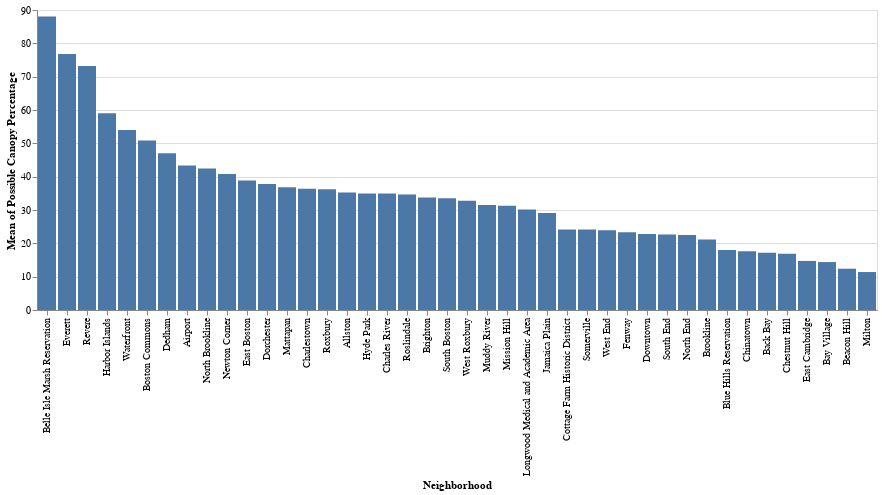

The notebook cell saved with this chart:
### Code cell
bar3

### Figure 1 — Vega-Lite specification as saved in the notebook (floating-point values rounded to 4 significant figures; data arrays with more than 128 entries replaced by an {"elided": "..."} marker saying what was removed)
{"config": {"view": {"continuousWidth": 300, "continuousHeight": 300}}, "data": {"name": "data-b72653d6dfee9f38e82f0b4729517090"}, "mark": {"type": "bar"}, "encoding": {"x": {"field": "Neighborhood", "sort": "-y", "type": "nominal"}, "y": {"aggregate": "mean", "field": "Possible Canopy Percentage", "type": "quantitative"}}, "$schema": "https://vega.github.io/schema/vega-lite/v5.8.0.json", "datasets": {"data-b72653d6dfee9f38e82f0b4729517090": {"elided": "205 records"}}}
